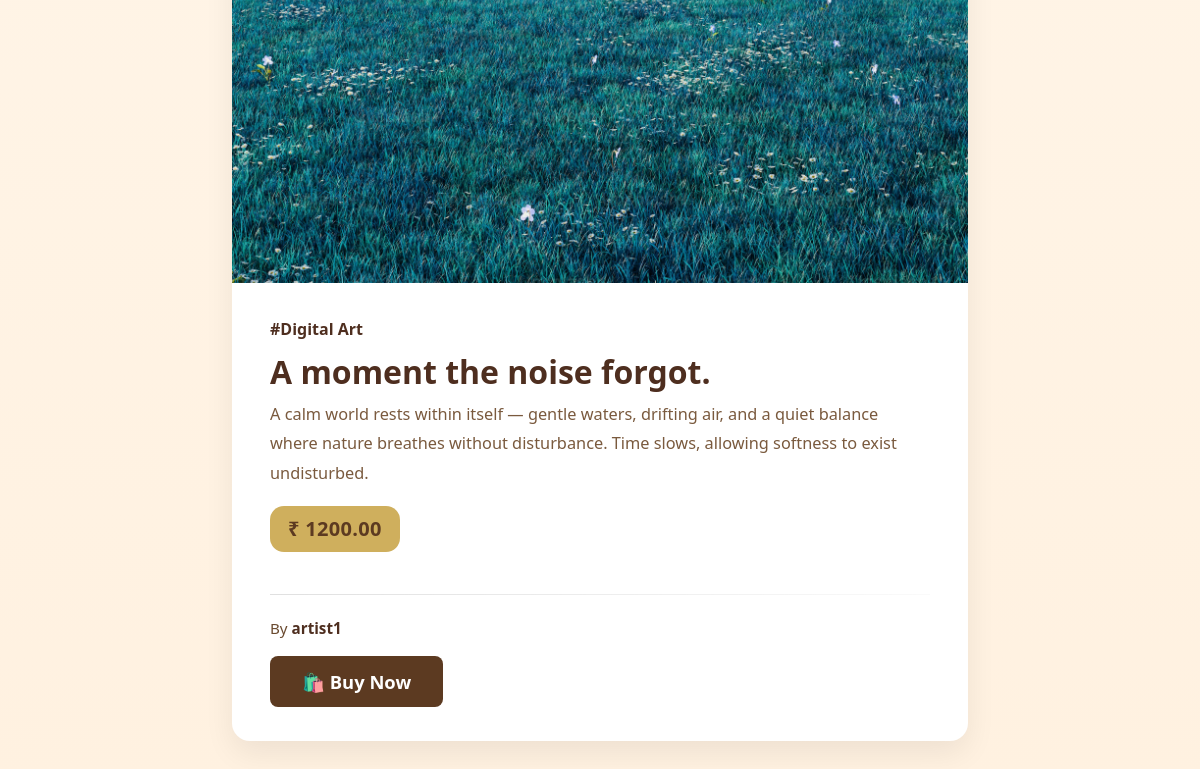
The page /artwork/17/ (lower part) on the database as committed earlier.
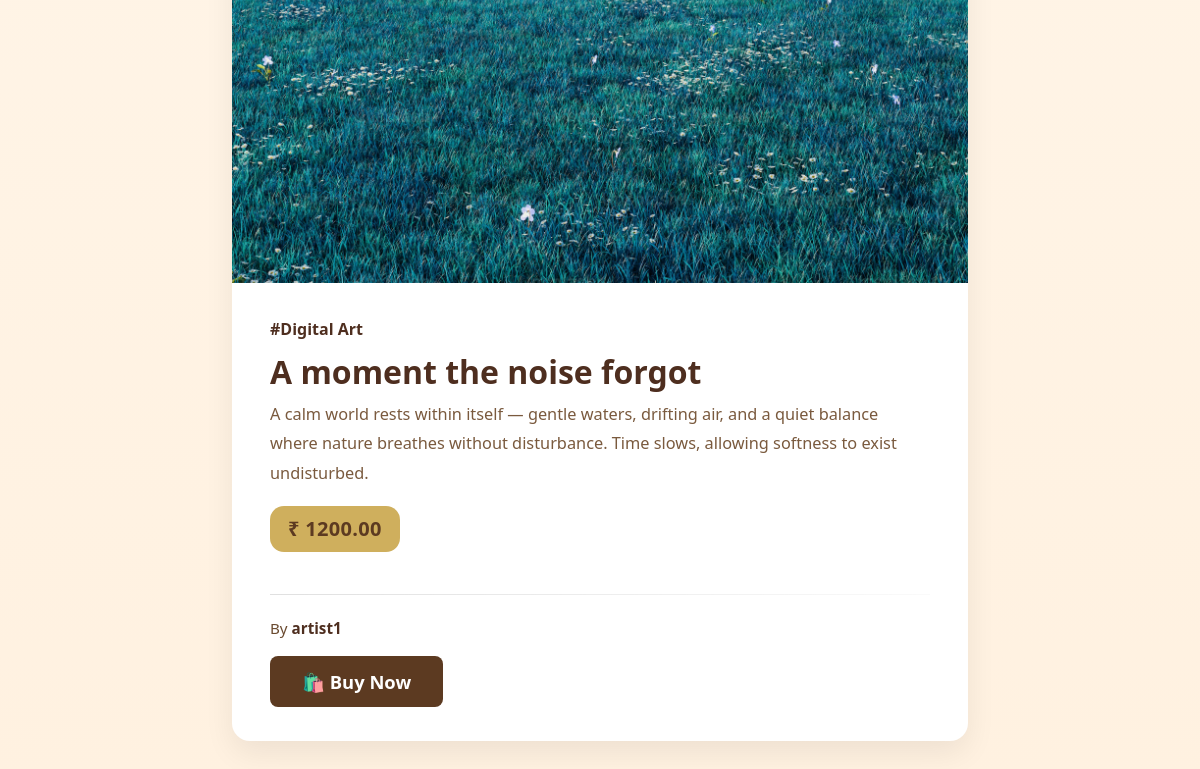
The same page on the database as committed later.
### core_app/models.py (models this page shows, shortened)
class Artwork(models.Model):
    artist = models.ForeignKey(
        settings.AUTH_USER_MODEL,
        on_delete=models.CASCADE,
        related_name='artworks'
    )
    title = models.CharField(max_length=200)
    description = models.TextField(blank=True)
    category = models.CharField(max_length=50, choices=CATEGORY_CHOICES)
    image = models.ImageField(upload_to='artworks/')
    price = models.DecimalField(max_digits=8,decimal_places=2)
    created_at = models.DateTimeField(auto_now_add=True)

class User(AbstractUser):
    ROLE_CHOICES = [
        ('artist', 'Artist'),
        ('client', 'Client'),
    ]
    role = models.CharField(max_length=10, choices=ROLE_CHOICES)

### core_app/views.py (the view)
# urls.py: path('artwork/<int:artwork_id>/', views.artwork_detail_for_artist, name='artwork_detail_for_artist'),
def artwork_detail_for_artist(request, artwork_id):
    artwork = Artwork.objects.get(id=artwork_id)
    if request.user.is_authenticated and request.user == artwork.artist:
        return render(
            request,
            'artist_dashboard/artwork_detail_artist.html',
            {'artwork': artwork}
        )
    return render(
        request,
        'client_dashboard/artwork_detail_client.html',
        {'artwork': artwork}
    )

### core_app/templates/client_dashboard/artwork_detail_client.html (shortened to what this page needs)
{% extends "masterss.html" %}
{% load static %}
{% block content %}
<link rel="stylesheet"
      href="https://cdnjs.cloudflare.com/ajax/libs/font-awesome/6.5.2/css/all.min.css"
 />
<div class="artwork-detail-page">
    <div class="container">
        <div class="row justify-content-center">
            <div class="col-md-8">
                <div class="artwork-box">
                    <div class="artwork-image">
                        <img src="{{ artwork.image.url }}" alt="{{ artwork.title }}">
                    </div>
                    <div class="artwork-info">
                        <div class="art-category">#{{ artwork.category }}</div>
                        <h2 class="artwork-title text-main">{{ artwork.title }}</h2>
                        <p class="artwork-description">{{ artwork.description }}</p>
                        <div class="price-box">₹ {{ artwork.price }}</div>
                        <div class="soft-divider"></div>
                        <p class="artist-name">
                            By <strong class="text-main">{{ artwork.artist.username }}</strong>
                        </p>
                        <button class="buy-btn">🛍️ Buy Now</button>
                    </div>
                </div>
            </div>
        </div>
    </div>
</div>
{% endblock %}

Rows that differ between the two databases and show on the page:
changed Artwork "Digital Art": title "A moment the noise forgot." → "A moment the noise forgot"
